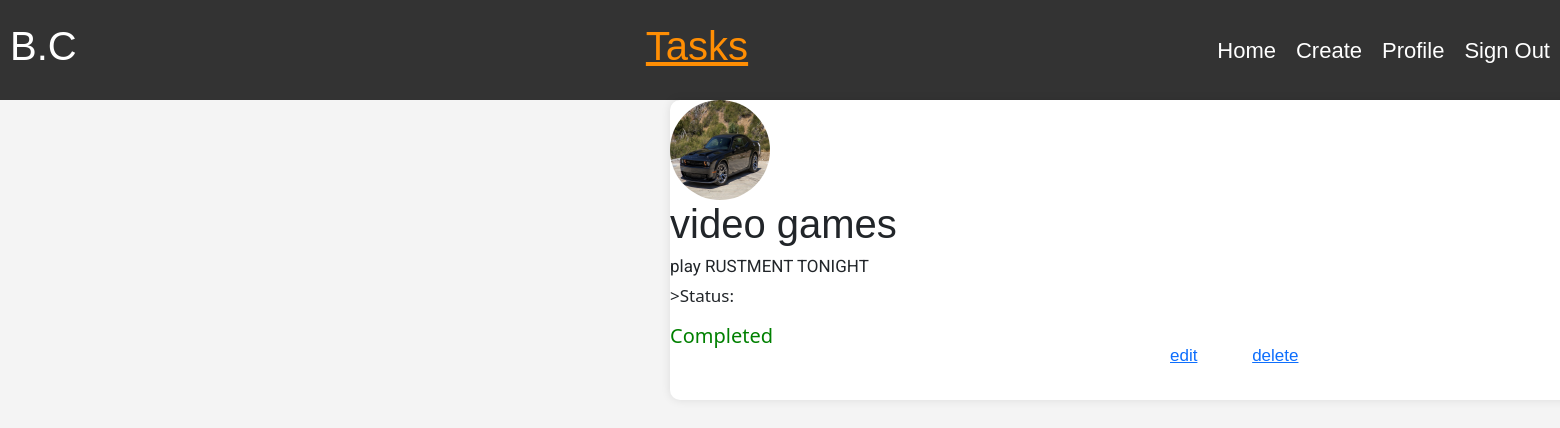
Screenshot of /task/25/ (signed in) with the database file from the repository.
### helloworld/models.py (models this page shows, shortened)
class Task(models.Model):
    title = models.CharField(max_length=60)
    content = models.TextField(max_length=200)
    date_posted = models.DateTimeField(default=timezone.now)
    user = models.ForeignKey(User, on_delete=models.CASCADE)
    completed = models.BooleanField(default=False)

### users/models.py (models this page shows, shortened)
class Profile(models.Model):
    user = models.OneToOneField(User, models.CASCADE)
    image = models.ImageField(default='default.jpg', upload_to='profile_pics')
    bio = models.CharField(max_length=150)

### helloworld/views.py (the view)
# urls.py: path('task/<int:pk>/',TaskDetailView.as_view(), name='task_detail'),
class TaskDetailView(LoginRequiredMixin,UserPassesTestMixin,  DetailView):
    model = Task
    def test_func(self):
        task = self.get_object()
        if self.request.user == task.user:
            return True
        else:
            return False

### helloworld/templates/helloworld/task_detail.html
{% extends 'helloworld/base.html' %}
{% load crispy_forms_tags %}
{% block content %}
        <div class="flex-container" style="height: 300px;">
                <img class="rounded-circle article-img" src="{{ object.user.profile.image.url }}" style="width: 100px; height: 100px;">
                <div class="flex-item">
                    <h1>{{ object.title }}</h1>
                    <p>{{ object.content }}</p>
                    {% if not object.completed %}
                    <p style="font-family: system-ui, -apple-system, BlinkMacSystemFont, 'Segoe UI', Roboto, Oxygen, Ubuntu, Cantarell, 'Open Sans', 'Helvetica Neue', sans-serif;margin-top: 10px; "> >Status:</p>
                    <p style="font-family: system-ui, -apple-system, BlinkMacSystemFont, 'Segoe UI', Roboto, Oxygen, Ubuntu, Cantarell, 'Open Sans', 'Helvetica Neue', sans-serif; margin-top: 20px; color: red;">
                        In progress
                    </p>
                    {% else %}
                         <p style="font-family: system-ui, -apple-system, BlinkMacSystemFont, 'Segoe UI', Roboto, Oxygen, Ubuntu, Cantarell, 'Open Sans', 'Helvetica Neue', sans-serif;margin-top: 10px; "> >Status: </p>
                         <p style="font-family: system-ui, -apple-system, BlinkMacSystemFont, 'Segoe UI', Roboto, Oxygen, Ubuntu, Cantarell, 'Open Sans', 'Helvetica Neue', sans-serif; margin-top: 20px; color: green; font-size: 20px;"> Completed</p>
                    {% endif %}
                    <a style="margin-left: 500px;" href="{% url 'task-update' task.id %}" >edit</a>
                    <a style="margin-left: 50px;" href="{% url 'task-delete' task.id %}">delete</a>
                </div>
        </div>
{% endblock content %}

### helloworld/static/helloworld/main.css (style rules this page uses)
body { font-family: Arial, sans-serif; margin: 0; padding: 0; background-color: #f4f4f4; margin-bottom: 3000px; }
.flex-container { display: flex; flex-direction: column; width: 1000px; min-height: 200px; background-color: #fff; border-radius: 10px; margin-left: 670px; box-shadow: 0 0 10px rgba(0, 0, 0, 0.1); }
.flex-item { margin-bottom: 100px; height: 60px; font-size: 17px; line-height: 20px; }
p { margin-top: 0px; margin-bottom: 0px; font-family: Roboto; }

### rows the page displays
Task: user.profile.image (picture), title "video games", content "play RUSTMENT TONIGHT"
